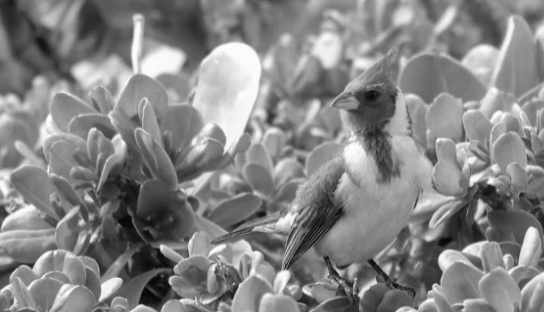
#> input picture bird.png, 544 x 312 px
$ jupyter execute ex02.ipynb
#> lines starting #> are read from the running program, lines starting #| are printed output that depends on the picture
## Exercício - 2
22/04/2021
Renato Banzai - n. USP 3683321

1 - Construa um programa para implementar e mostrar o histograma de uma imagem qualquer. O algoritmo deve receber como parâmetro uma matriz que armazena o conjunto de pixels da imagem. Não podem ser usados métodos/funções prontos de bibliotecas para construir o vetor do histograma, mas podem ser usados métodos prontos para exibir ("plotar") o gráfico resultante.

[cell 1]
import cv2
import matplotlib.pyplot as plt

def show_histogram(image_matrix, histogram_title):
    lines = len(image_matrix)
    columns = len(image_matrix[0])
    max_contrast_resolution = 256
    # creates a vector with a position for each gray level
    histogram_values = [0 for x in range(max_contrast_resolution)]

    # Run each pixel of the image matrix
    for line in range(lines):
        for column in range(columns):
            pixel_value = image_matrix[line, column]
            histogram_values[pixel_value] += 1

    plt.title(histogram_title)
    plt.ylabel("Quantidade de Pixels")
    plt.xlabel("Níveis de Cinza")

    # Plots the histogram
    plt.bar(x=list(range(max_contrast_resolution)),
            height=histogram_values,
            width=1)
    # shows the plot
    plt.show()

[cell 2]
# Imagem Original
img_bird = cv2.imread("bird.png", 0)
#> img_bird: shape (312, 544); min 3, max 255, mean 132.7
plt.imshow(img_bird, cmap='gray', vmin=0, vmax=255)
plt.title("Imagem Original")
plt.show()

# Histograma
show_histogram(img_bird, "Histograma da Imagem Original")
#> in show_histogram, `lines = len(image_matrix)`: lines = 312
#> in show_histogram, `columns = len(image_matrix[0])`: columns = 544
#> after the loop in show_histogram, `for line in range(lines):`: histogram_values = 256 values, max 1752 at index 142, min 0 at index 0, mean 663
#> in show_histogram, `plt.show()`:
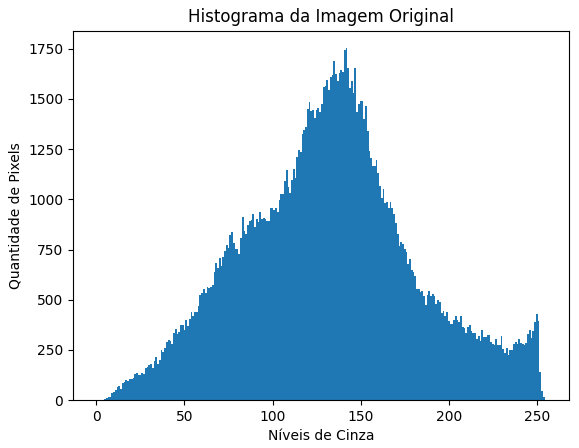
#> figure drawn by matplotlib, 1 panel; tallest bar 1752 high, from x = 141.5 to 142.5

2 - Implemente um programa (método, procedimento, função) em qualquer linguagem de programação que receba uma imagem e a exiba com todos os pixels mais claros ou mais escuros. O nível de clareamento ou escurecimento, assim como a matriz de pixels, devem ser recebidos como parâmetros.

[cell 3]
import cv2
import matplotlib.pyplot as plt

def change_bright(image_matrix, change_value):
    lines = len(image_matrix)
    columns = len(image_matrix[0])
    # Run each pixel of the image matrix
    for line in range(lines):
        for column in range(columns):
            # avoid to go less than the min of scale (0)
            if image_matrix[line, column] + change_value < 0:
                image_matrix[line, column] = 0
            else:
                # avoid to go upper to max of scale (255)
                if image_matrix[line, column] + change_value > 255:
                    image_matrix[line, column] = 255
                else:
                    image_matrix[line, column] += change_value

    #Show the image with matplotlib
    plt.title("Mudança de brilho: " + str(change_value))
    plt.imshow(image_matrix, cmap='gray', vmin=0, vmax=255)
    plt.show()

[cell 4]
# Imagem Original
img_bird = cv2.imread("bird.png", 0)
plt.title("Imagem Original")
plt.imshow(img_bird, cmap='gray', vmin=0, vmax=255)
plt.show()
show_histogram(img_bird, "Histograma da Imagem Original")

# Mudança do brilho + 50
change_bright(img_bird, 50)
#> in change_bright, `lines = len(image_matrix)`: lines = 312
#> in change_bright, `columns = len(image_matrix[0])`: columns = 544
#> after the loop in change_bright, `for line in range(lines):`:
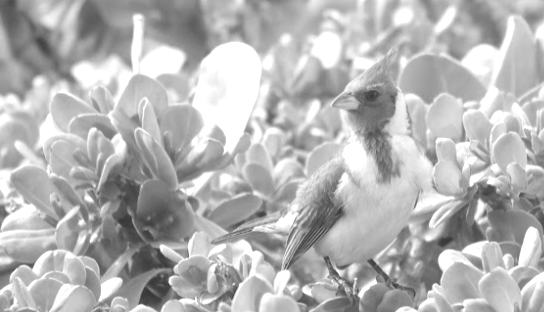
#> image_matrix: shape (312, 544); min 53, max 255, mean 180.7
show_histogram(img_bird, "Histograma da Imagem Com Brilho +50")
#> call 3 of show_histogram, with histogram_title = 'Histograma da Imagem Com Brilho +50'
#> after the loop in show_histogram (call 3), `for line in range(lines):`: histogram_values = 256 values, max 15075 at index 255, min 0 at index 0, mean 663
#> in show_histogram (call 3), `plt.show()`:
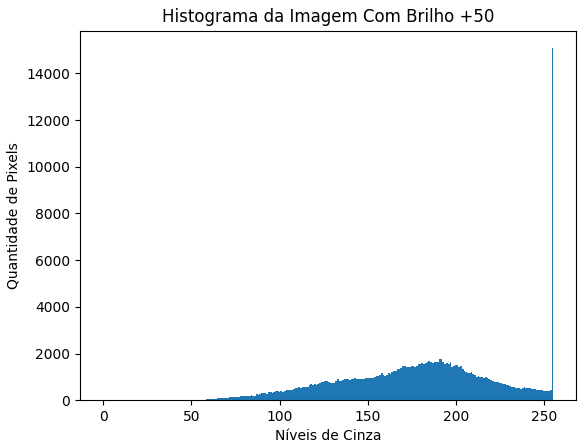
#> figure drawn by matplotlib, 1 panel; tallest bar 15075 high, from x = 254.5 to 255.5


img_bird = cv2.imread("bird.png", 0)
# Mudança do brilho - 50
change_bright(img_bird, -50)
#> call 2 of change_bright, with change_value = -50
#> after the loop in change_bright (call 2), `for line in range(lines):`:
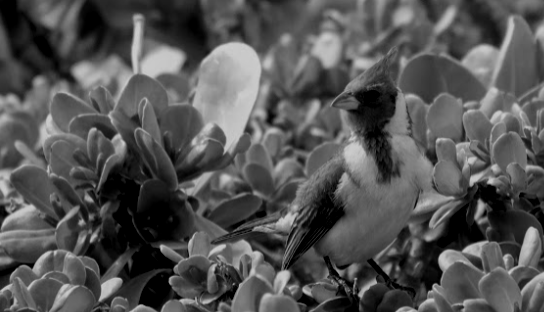
#> image_matrix: shape (312, 544); min 0, max 205, mean 83.4
show_histogram(img_bird, "Histograma da Imagem Com Brilho -50")
#> call 4 of show_histogram, with histogram_title = 'Histograma da Imagem Com Brilho -50'
#> after the loop in show_histogram (call 4), `for line in range(lines):`: histogram_values = 256 values, max 7855 at index 0, min 0 at index 206, mean 663
#> in show_histogram (call 4), `plt.show()`:
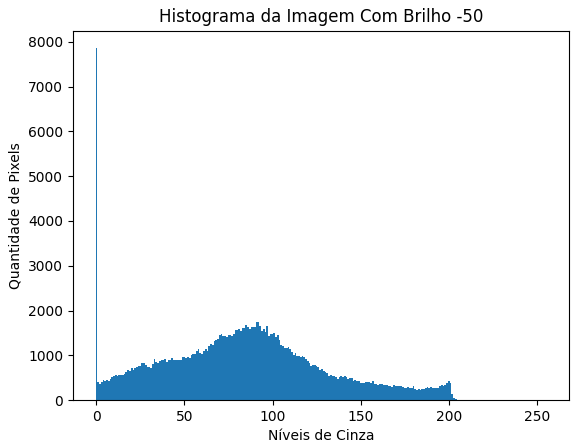
#> figure drawn by matplotlib, 1 panel; tallest bar 7855 high, from x = -0.5 to 0.5

### Considerações
O filtro implementado recebe como parâmetros a matriz de uma imagem em escala de cinza e utiliza o parâmetro change_value para definir se irá clarear ou escurecer a imagem. Caso o change_value seja de valor positivo, será adicionado seu valor a cada pixel, fazendo com que se aproximem do valor máximo de contraste (255) que equivale ao branco. Caso o valor seja negativo, cada pixel terá subtraído tal valor e consequentemente se aproximará do valor mínimo de contraste (0) que equivale ao preto.

3 - Continuar a implementação do programa iniciado no exercício anterior, incluindo um desses filtros (você escolhe):

média
mediana
equalização (x)

[cell 5]
import cv2
import matplotlib.pyplot as plt

def equalization_filter(image_matrix):
    lines = len(image_matrix)
    columns = len(image_matrix[0])
    max_contrast_resolution = 256
    # creates a vector with a position for each frequency of gray level
    frequency_gray_levels = [0 for x in range(max_contrast_resolution)]
    # Run each pixel of the image matrix to get each frequency
    for line in range(lines):
        for column in range(columns):
            pixel_gray_level = image_matrix[line, column]
            frequency_gray_levels[pixel_gray_level] += 1

    cumulative_value = 0
    # creates a vector with a position for each cumulative frequency of a gray level
    cumulative_frequency_gray_levels = [0 for x in range(max_contrast_resolution)]
    gray_level = 0
    # run each frequency to determine the cumulative frequency
    for gray_level in range(max_contrast_resolution):
        cumulative_value += frequency_gray_levels[gray_level]
        cumulative_frequency_gray_levels[gray_level] = cumulative_value

    # in class slide, the I
    ideal_pixels_number = lines * columns / max_contrast_resolution

    # create a dictionary for each gray level with the equalization value
    equalization_values = {}

    for gray_level in range(max_contrast_resolution):
        cumulative_frequency = cumulative_frequency_gray_levels[gray_level]
        equalization_value = max(0, (round((cumulative_frequency/ideal_pixels_number))-1))
        equalization_values[gray_level] = equalization_value

    # apply the equalization to each images pixel
    for line in range(lines):
        for column in range(columns):
            image_matrix[line, column] = equalization_values[image_matrix[line, column]]

    # Show the image with matplotlib
    plt.title("Equalization Filter")
    plt.imshow(image_matrix, cmap='gray', vmin=0, vmax=255)
    plt.show()

[cell 6]
# Imagem Original
img_bird = cv2.imread("bird.png", 0)
plt.title("Imagem Original")
plt.imshow(img_bird, cmap='gray', vmin=0, vmax=255)
plt.show()
show_histogram(img_bird, "Histograma da Imagem Original")

# Aplicando o filtro de Equalização
equalization_filter(img_bird)
#> in equalization_filter, `lines = len(image_matrix)`: lines = 312
#> in equalization_filter, `columns = len(image_matrix[0])`: columns = 544
#> after the loop in equalization_filter, `for line in range(lines):`: frequency_gray_levels = 256 values, max 1752 at index 142, min 0 at index 0, mean 663
#> the loop in equalization_filter, `for gray_level in range(max_contrast_resolution):` made 256 passes
#> cumulative_value on passes 1 to 3: 0, 0, 0
#> after the loop in equalization_filter, `for gray_level in range(max_contrast_resolution):`: cumulative_frequency_gray_levels = 256 values from 0 to 169728; cumulative_value = 169728
#> in equalization_filter, `ideal_pixels_number = lines * columns / max_contrast_resolution`: ideal_pixels_number = 663
#> the loop in equalization_filter, `for gray_level in range(max_contrast_resolution):` made 256 passes
#> (cumulative_frequency, equalization_value) on passes 1 to 3: (0, 0), (0, 0), (0, 0)
#> after the loop in equalization_filter, `for gray_level in range(max_contrast_resolution):`: equalization_values = 256 items
#> after the loop in equalization_filter, `for line in range(lines):`:
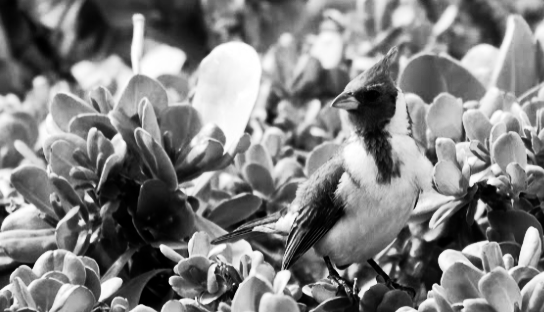
#> image_matrix: shape (312, 544); min 0, max 255, mean 127.8
show_histogram(img_bird, "Histograma da Imagem com Filtro de Equalização")
#> after the loop in show_histogram (call 6), `for line in range(lines):`: histogram_values = 256 values, max 1752 at index 151, min 0 at index 34, mean 663
#> in show_histogram (call 6), `plt.show()`:
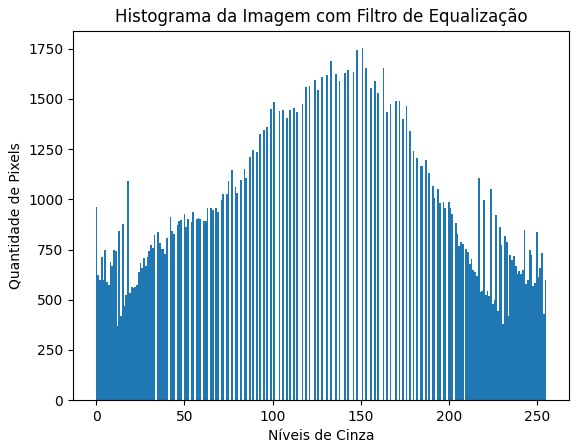
#> figure drawn by matplotlib, 1 panel; tallest bar 1752 high, from x = 150.5 to 151.5
